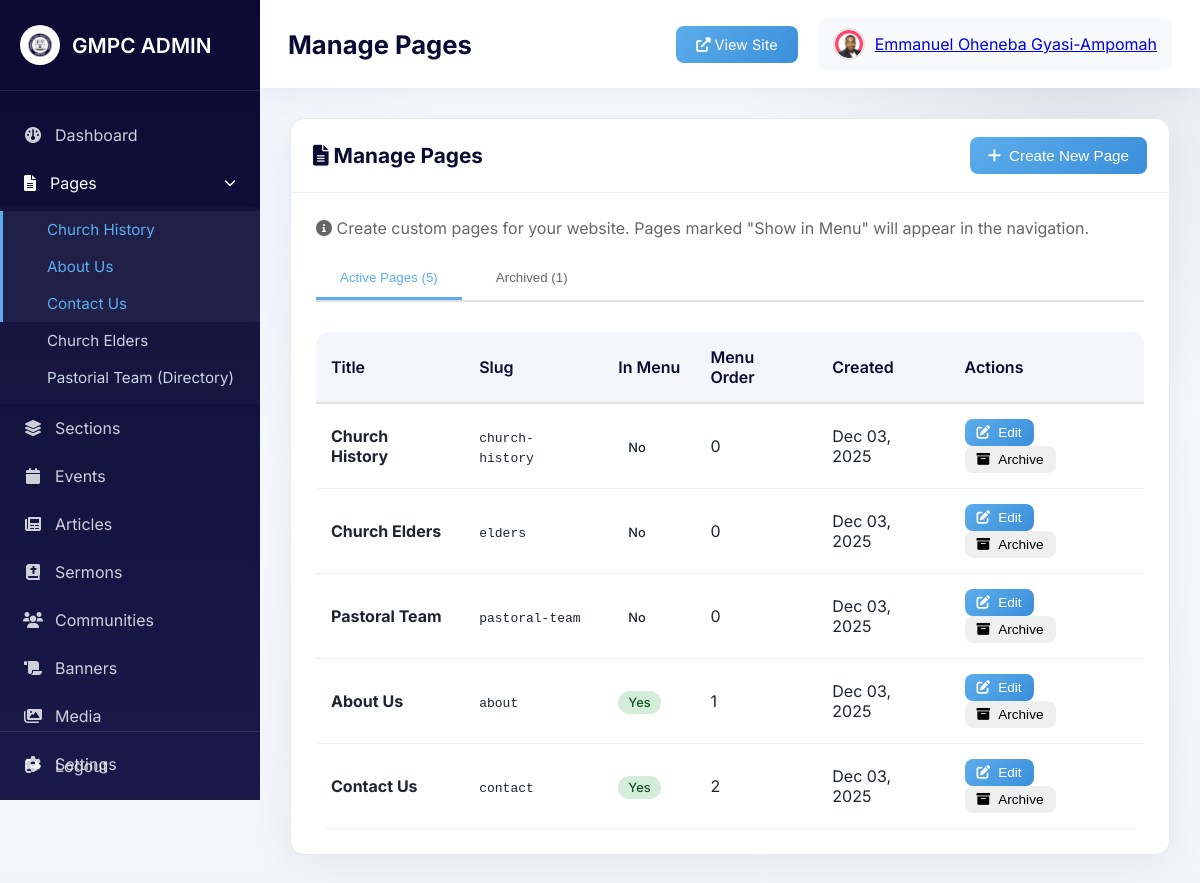
Page /admin/pages.php (signed in) on the committed database.
### tables this page shows
CREATE TABLE `pages` (
  `id` int NOT NULL AUTO_INCREMENT,
  `page_name` varchar(100) NOT NULL,
  `slug` varchar(100) NOT NULL,
  `title` varchar(200) NOT NULL,
  `meta_description` text,
  `content` longtext,
  `show_in_menu` tinyint(1) DEFAULT '0',
  `menu_order` int DEFAULT '0',
  `status` enum('active','inactive') DEFAULT 'active',
  `created_by` int DEFAULT NULL,
  `created_at` timestamp NULL DEFAULT CURRENT_TIMESTAMP,
  `updated_at` timestamp NULL DEFAULT CURRENT_TIMESTAMP ON UPDATE CURRENT_TIMESTAMP,
  PRIMARY KEY (`id`),
  UNIQUE KEY `page_slug` (`slug`),
  KEY `created_by` (`created_by`),
  CONSTRAINT `pages_ibfk_1` FOREIGN KEY (`created_by`) REFERENCES `admins` (`id`) ON DELETE SET NULL
);

### admin/includes/auth.php (called while the page is built, shortened)
<?php
function isLoggedIn() {
    return isset($_SESSION['admin_id']) && isset($_SESSION['admin_username']);
}
function hasRole($role) {
    $userRole = $_SESSION['admin_role'];
    if ($role === 'super_admin') {
        return $userRole === 'super_admin';
    } elseif ($role === 'admin') {
        return in_array($userRole, ['super_admin', 'admin']);
    } else {
        return in_array($userRole, ['super_admin', 'admin', 'editor']);
    }
}
?>

### admin/includes/permissions.php (called while the page is built, shortened)
<?php
require_once __DIR__ . '/auth.php';
function canEditResource($type, $id) {
    if (hasRole('super_admin')) {
        return true;
    }
}
function canEditPage($pageId) {
    return canEditResource('page', $pageId);
}
?>

### admin/pages.php (the view, shortened to what this page needs)
<?php
require_once 'includes/header.php';
$conn = getDBConnection();
$targetSlug = isset($_GET['slug']) ? sanitizeInput($_GET['slug']) : '';
try {
    $stmt = $conn->query("SELECT * FROM pages WHERE status = 'active' ORDER BY menu_order ASC, created_at DESC");
    $activePages = $stmt->fetchAll();
} catch(PDOException $e) {
    $error = 'Error loading pages.';
    error_log($e->getMessage());
}
try {
    $stmt = $conn->query("SELECT * FROM pages WHERE status = 'inactive' ORDER BY updated_at DESC");
    $archivedPages = $stmt->fetchAll();
} catch(PDOException $e) {
    error_log($e->getMessage());
}
$protectedSlugs = ['index', 'home', 'homepage'];
?>
<?php if (!$targetSlug): ?>
    <div class="card">
        <div class="card-header">
            <h2><i class="fas fa-file-alt"></i> Manage Pages</h2>
            <button onclick="showCreateModal()" class="btn btn-primary">
                <i class="fas fa-plus"></i> Create New Page
            </button>
        </div>
        <div class="card-body">
            <p style="margin-bottom: 20px; color: #666;">
                <i class="fas fa-info-circle"></i> Create custom pages for your website. Pages marked "Show in Menu" will appear in the navigation.
            </p>
            <div class="page-tabs" style="margin-bottom: 30px; display: flex; gap: 10px; border-bottom: 2px solid #e0e0e0;">
                <button class="page-tab-btn active" onclick="showPageTab('active')">Active Pages (<?php echo count($activePages); ?>)</button>
                <button class="page-tab-btn" onclick="showPageTab('archived')">Archived (<?php echo count($archivedPages); ?>)</button>
            </div>
            <div id="tab-active-pages" class="page-tab-content active">
                <?php if (count($activePages) > 0): ?>
                    <div class="table-responsive">
                        <table>
                            <thead>
                                <tr>
                                    <th>Title</th>
                                    <th>Slug</th>
                                    <th>In Menu</th>
                                    <th>Menu Order</th>
                                    <th>Created</th>
                                    <th>Actions</th>
                                </tr>
                            </thead>
                            <tbody>
                                <?php foreach ($activePages as $page): ?>
                                    <?php $isProtected = in_array($page['slug'], $protectedSlugs); ?>
                                    <?php $canEdit = canEditPage($page['id']); ?>
                                    <tr>
                                        <td><strong><?php echo htmlspecialchars($page['title']); ?></strong></td>
                                        <td><code><?php echo htmlspecialchars($page['slug']); ?></code></td>
                                        <td>
                                            <?php if ($page['show_in_menu']): ?>
                                                <span class="badge badge-success">Yes</span>
                                            <?php else: ?>
                                                <span class="badge badge-secondary">No</span>
                                            <?php endif; ?>
                                        </td>
                                        <td><?php echo $page['menu_order']; ?></td>
                                        <td><?php echo date('M d, Y', strtotime($page['created_at'])); ?></td>
                                        <td>
                                            <?php if ($isProtected): ?>
                                                <span class="badge badge-info">Protected</span>
                                            <?php elseif (!$canEdit): ?>
                                                <span class="badge badge-secondary">No access</span>
                                            <?php else: ?>
                                                <button onclick="editPage(<?php echo $page['id']; ?>)" class="btn btn-sm btn-primary">
                                                    <i class="fas fa-edit"></i> Edit
                                                </button>
                                                <button onclick="archivePage(<?php echo $page['id']; ?>, '<?php echo htmlspecialchars($page['title']); ?>')" class="btn btn-sm btn-warning">
                                                    <i class="fas fa-archive"></i> Archive
                                                </button>
                                            <?php endif; ?>
                                        </td>
                                    </tr>
                                <?php endforeach; ?>
                            </tbody>
                        </table>
                    </div>
                <?php else: ?>
                    <p style="text-align: center; color: #999; padding: 40px;">No active pages yet. Click "Create New Page" to add one.</p>
                <?php endif; ?>
            </div>
        </div>
    </div>
<?php endif; ?>
<?php require_once 'includes/footer.php'; ?>

### admin/css/admin.css (style rules this page uses)
:root { --navy: #0A0A33; --navy-2: #11113f; --sky: #5DADEC; --slate: #6c757d; --card-border: #e7eaf1; --bg-soft: #f6f8fb; }
* { margin: 0; padding: 0; box-sizing: border-box; }
body { font-family: 'Inter', sans-serif; background: radial-gradient(circle at 10% 20%, rgba(93,173,236,0.09), transparent 25%), radial-gradient(circle at 90% 10%, rgba(17,17,63,0.08), transparent 25%), linear-gradient(180deg, #f9fbff, #f3f5fb); color: #1f2430; }
.card { background: white; border-radius: 14px; border: 1px solid var(--card-border); box-shadow: 0 10px 40px rgba(10, 10, 51, 0.06); margin-bottom: 20px; }
.card-header { padding: 18px 22px; border-bottom: 1px solid #f0f0f0; display: flex; justify-content: space-between; align-items: center; }
.card-header h2 { font-size: 1.3rem; color: #0A0A33; }
.card-body { padding: 25px; }
.btn { padding: 10px 18px; border: none; border-radius: 8px; font-size: 0.95rem; font-weight: 500; cursor: pointer; text-decoration: none; display: inline-flex; align-items: center; gap: 8px; transition: all 0.3s; }
.btn-primary { background: linear-gradient(135deg, #5DADEC, #3a8fd9); color: white; }
.btn-sm { padding: 6px 12px; font-size: 0.85rem; }
.table-responsive { overflow-x: auto; }
table { width: 100%; border-collapse: collapse; background: white; border-radius: 12px; overflow: hidden; }
thead { background: #f4f6fb; }
th { padding: 15px; text-align: left; font-weight: 600; color: #0A0A33; border-bottom: 2px solid #e0e0e0; }
td { padding: 15px; border-bottom: 1px solid #f0f0f0; }
.badge { padding: 4px 10px; border-radius: 12px; font-size: 0.8rem; font-weight: 500; }
.badge-success { background: #d4edda; color: #155724; }

### admin/pages.php (style rules this page uses)
.page-tab-btn { padding: 12px 24px; background: none; border: none; border-bottom: 3px solid transparent; cursor: pointer; font-weight: 500; color: #666; transition: all 0.3s; }
.page-tab-btn.active { color: #5DADEC; border-bottom-color: #5DADEC; }
.page-tab-content { display: none; }
.page-tab-content.active { display: block; }

### rows in the picture
pages: title "Church History", slug "church-history", show_in_menu "No", menu_order "0", created_at "Dec 03, 2025"
pages: title "Church Elders", slug "elders", show_in_menu "No", menu_order "0", created_at "Dec 03, 2025"
pages: title "Pastoral Team", slug "pastoral-team", show_in_menu "No", menu_order "0", created_at "Dec 03, 2025"
pages: title "About Us", slug "about", show_in_menu "Yes", menu_order "1", created_at "Dec 03, 2025"
pages: title "Contact Us", slug "contact", show_in_menu "Yes", menu_order "2", created_at "Dec 03, 2025"

### other values in the picture
$pageTitle "Manage Pages"
$currentAdmin['name'] "Emmanuel Oheneba Gyasi-Ampomah"
count($activePages) "5"
count($archivedPages) "1"
